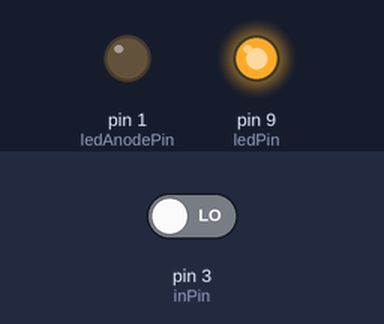
Bench run of a sketch on a simulated Arduino Uno, built with avr-gcc and run on an emulated ATmega328P. Parts: output pins drawn as LEDs (lit = HIGH). The inputs (shaded band) are chosen by the test bench; at power-on: pin 3 (inPin) LOW.

Above: at 1.2 s.
1.3 s: pin 3 (inPin) driven HIGH
At 1.8 s:
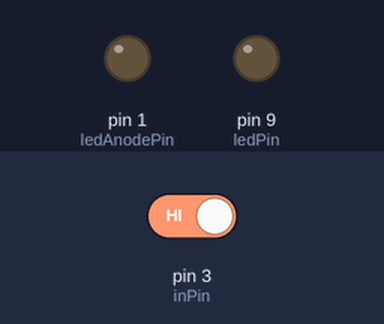
2.8 s: pin 3 (inPin) driven LOW
At 4.1 s:
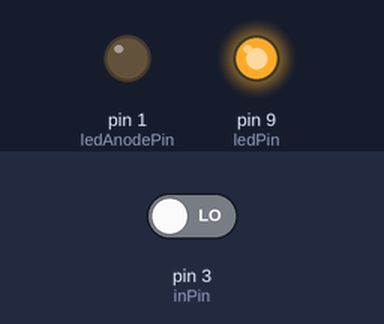
Timing chart, 0 to 5.8 s (numbered marks = the images above; inputs shaded):
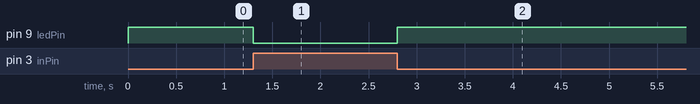

Measured:
- after the input at 1.3 s, pin 9 (ledPin): HIGH → LOW at once
- after the input at 2.8 s, pin 9 (ledPin): LOW → HIGH at once

The sketch:

Button.ino
```cpp
/* Basic Digital Read
 * ------------------
 *
 * turns on and off a light emitting diode(LED) connected to digital
 * pin 13, when pressing a pushbutton attached to pin 7. It illustrates the
 * concept of Active-Low, which consists in connecting buttons using a
 * 1K to 10K pull-up resistor.
 *
 * Created 1 December 2005
 * copyleft 2005 DojoDave <http://www.0j0.org>
 * http://arduino.berlios.de
 *
 */

int ledPin = 9; // choose the pin for the LED
int ledAnodePin = 1; // choose the pin for the LED
int inPin = 3;   // choose the input pin (for a pushbutton)
int val = 0;     // variable for reading the pin status

void setup() {
  pinMode(ledPin, OUTPUT);  // declare LED as output
  pinMode(ledAnodePin, OUTPUT);  // declare LED as output
  pinMode(inPin, INPUT);    // declare pushbutton as input
  digitalWrite(ledAnodePin, LOW);
}

void loop(){
  val = digitalRead(inPin);  // read input value
  if (val == HIGH) {         // check if the input is HIGH (button released)
    digitalWrite(ledPin, LOW);  // turn LED OFF
  } else {
    digitalWrite(ledPin, HIGH);  // turn LED ON
  }
}
```
